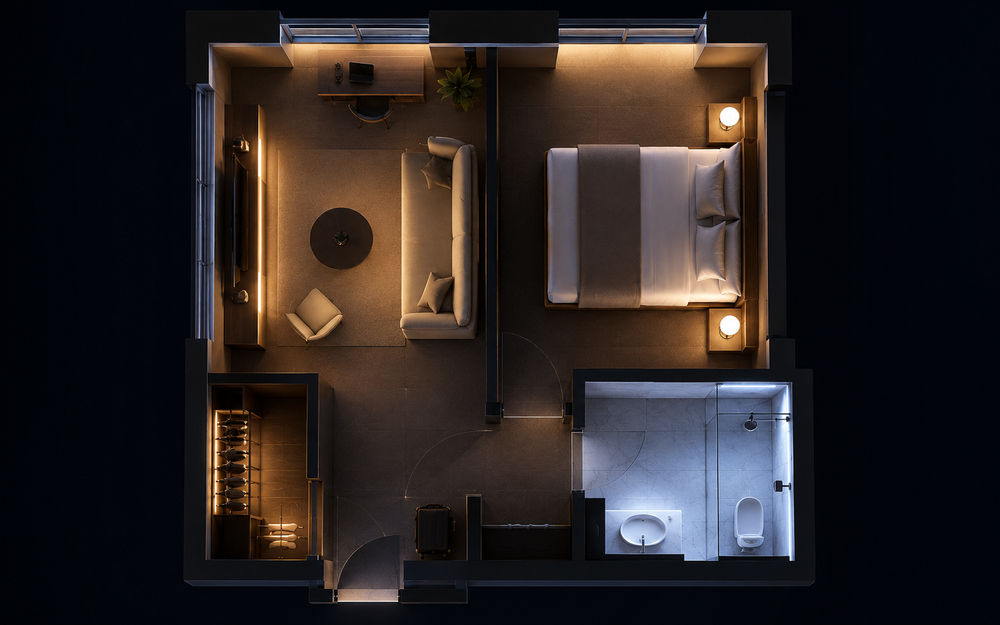
#> input picture docs/design/grms-concept/render-type1.png, 1000 x 625 px, shrunk from 1586 x 992 before the run
$ python bake_dark_plate.py render-type1.png render-type1-off.png
#> lines starting #> are read from the running program, lines starting #| are printed output that depends on the picture; after the words box and inside, x2 and y2 are one past the last pixel; in counts of white or black regions, pixels touching at a corner belong together
#!/usr/bin/env python3
"""
Печёт кадр «свет выключен» ИЗ светлого рендера — попиксельно совмещённый с ним.

Зачем: два отдельно сгенерированных рендера (со светом и без) не совмещаются —
на реальных кадрах габариты комнаты разошлись примерно на 21%, мебель двоится.
Кадр, посчитанный из светлого, совпадает с ним всегда и по построению.

Как это работает: сильное размытие яркости даёт оценку запечённого в кадр света;
деление на неё оставляет материал (альбедо) почти без световых пятен. Дальше
материал заново «освещается» плоским холодным светом — получается ночная комната,
а не затонированная дневная.

    pip install pillow numpy --break-system-packages -q
    python3 bake_dark_plate.py render-type1.png render-type1-off.png

Параметры подгоняются под конкретный рендер:
    --exposure   общая яркость ночного кадра (по умолчанию 0.30)
    --desat      обесцвечивание, 0..1 (0.80)
    --tint       холодный тон, три числа (0.55 0.66 0.95)
    --sigma      радиус оценки света в пикселях (70)
"""
import argparse
import numpy as np
from PIL import Image, ImageFilter

LUMA = np.array([0.2126, 0.7152, 0.0722], np.float32)

ap = argparse.ArgumentParser()
ap.add_argument("src")
ap.add_argument("dst")
ap.add_argument("--exposure", type=float, default=0.30)
ap.add_argument("--desat", type=float, default=0.80)
ap.add_argument("--tint", type=float, nargs=3, default=[0.55, 0.66, 0.95])
ap.add_argument("--sigma", type=float, default=70)
ap.add_argument("--no-extinguish", action="store_true",
                help="не гасить сами светильники (по умолчанию гасим)")
a = ap.parse_args()

img = Image.open(a.src).convert("RGB")
#> img is the input picture: PIL image 1000x625 RGB; mean R, G, B 41.1, 34.9, 34
rgb = np.array(img).astype(np.float32) / 255.0
lum = rgb @ LUMA
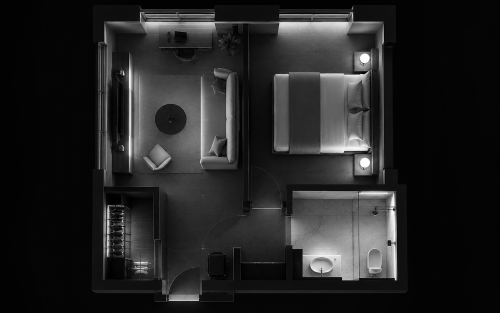
#> lum: shape (625, 1000) float32 (shown at 1/2 size); min 0, max 1, mean 0.142

# оценка запечённого света
blur = Image.fromarray((np.clip(lum, 0, 1) * 255).astype("uint8")).filter(
    ImageFilter.GaussianBlur(a.sigma)
)
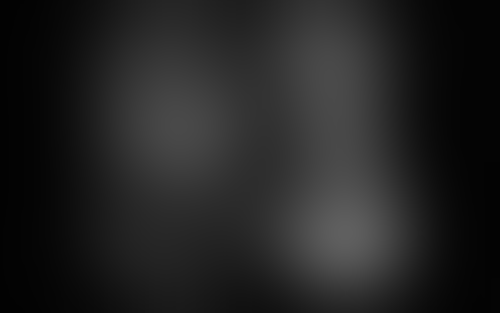
#> blur: PIL image 1000x625 L (shown at 1/2 size); min 2, max 95, mean 34.4
light = np.array(blur).astype(np.float32) / 255.0

# материал без световых пятен
albedo = np.clip(rgb / (light[..., None] + 0.10), 0, 1.6)
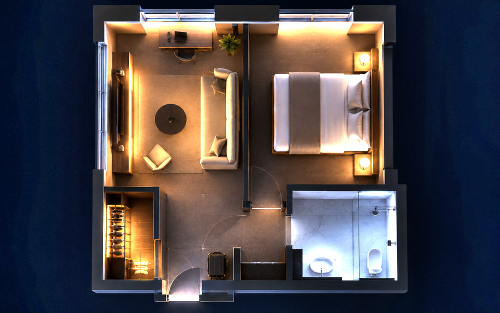
#> albedo: shape (625, 1000, 3) float32 (shown at 1/2 size); mean R, G, B 0.475, 0.438, 0.461; drawn with min black and max white

# ночь: обесцветить и заново осветить плоским холодным светом
gray = np.repeat((albedo @ LUMA)[..., None], 3, axis=2)
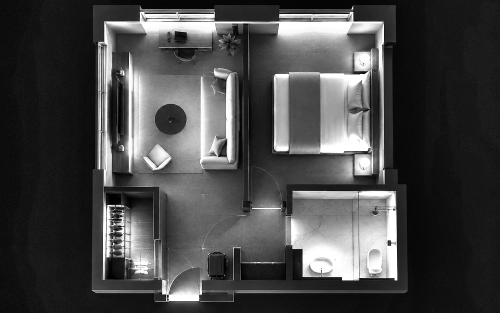
#> gray: shape (625, 1000, 3) float32 (shown at 1/2 size); min 0, max 1.6, mean 0.448; drawn with min black and max white
out = (gray * a.desat + albedo * (1 - a.desat)) * np.array(a.tint, np.float32) * a.exposure

# Гасим САМИ ИСТОЧНИКИ. Деление на освещённость убирает разлив света, но не может
# выключить лампу: её пиксели ярки собственным свечением, и материал читается как белый.
# Поэтому светильники и светодиодные ленты остаются «включёнными» на ночном кадре.
# Находим яркие тёплые области и заменяем их размытым окружением ночного кадра.
if not a.no_extinguish:
    warm = rgb[:, :, 0] - rgb[:, :, 2]
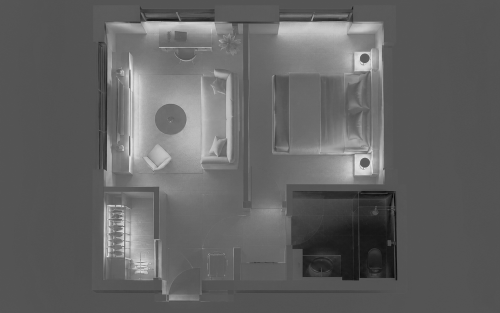
#> warm: shape (625, 1000) float32 (shown at 1/2 size); min -0.369, max 0.655, mean 0.0277; drawn with min black and max white
    emitters = ((lum > 0.62) & (warm > 0.06)) | (lum > 0.85)
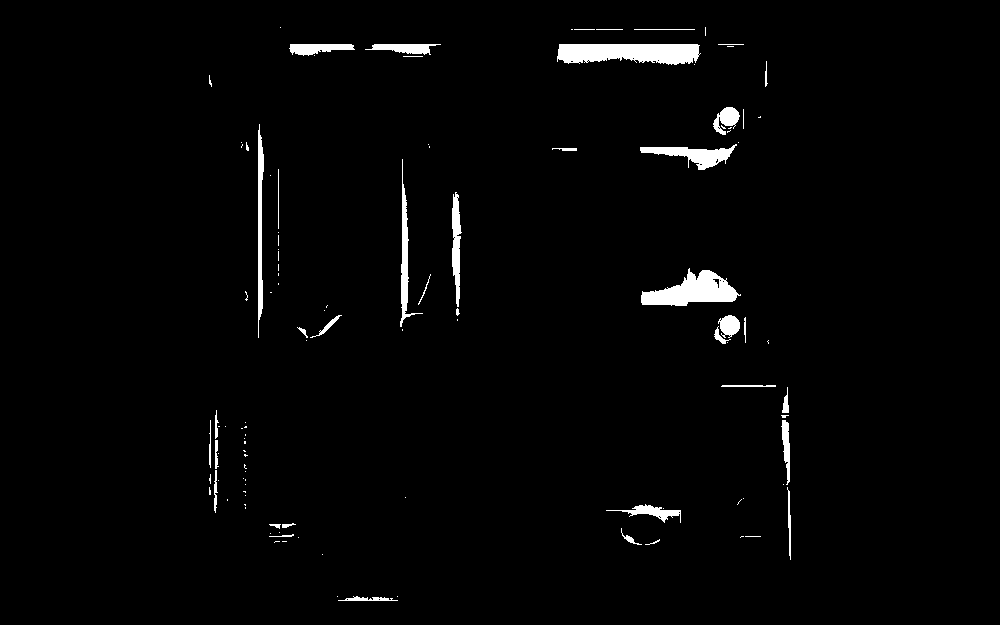
#> emitters: shape (625, 1000) bool; 2% white; 114 white regions (74 under 20 px), largest, box (x1, y1, x2, y2) and area: (557, 44, 701, 65) 2489, (641, 268, 741, 306) 2043, (640, 144, 737, 170) 1033
    mask = Image.fromarray((emitters * 255).astype("uint8"))
    mask = mask.filter(ImageFilter.MaxFilter(9)).filter(ImageFilter.GaussianBlur(6))
    alpha = (np.array(mask).astype(np.float32) / 255.0)[..., None]
    around = Image.fromarray((np.clip(out, 0, 1) * 255).astype("uint8"))
    around = np.array(around.filter(ImageFilter.GaussianBlur(28))).astype(np.float32) / 255.0
#> around: shape (625, 1000, 3) float32
    out = out * (1 - alpha) + around * 0.75 * alpha
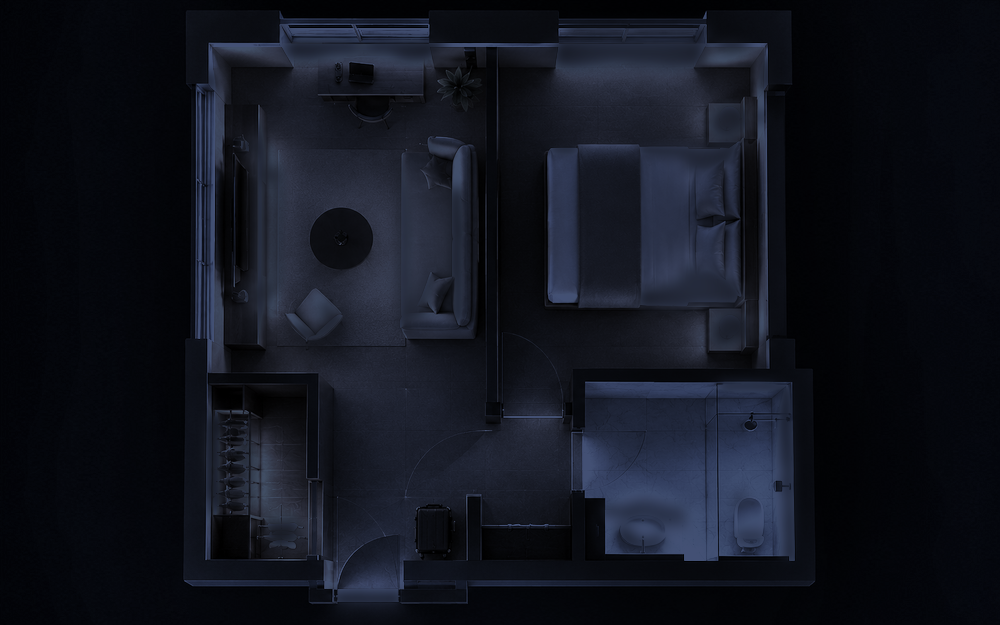
#> out: shape (625, 1000, 3) float32; mean R, G, B 0.069, 0.0814, 0.119

Image.fromarray((np.clip(out, 0, 1) * 255).astype("uint8")).save(a.dst)
print(f"готово: {a.dst} ({img.size[0]}×{img.size[1]}, совмещён с {a.src} попиксельно)")
#| готово: render-type1-off.png (1000×625, совмещён с render-type1.png попиксельно)

$ run again, with docs/design/grms-concept/item-card-reference.png copied over docs/design/grms-concept/render-type1.png
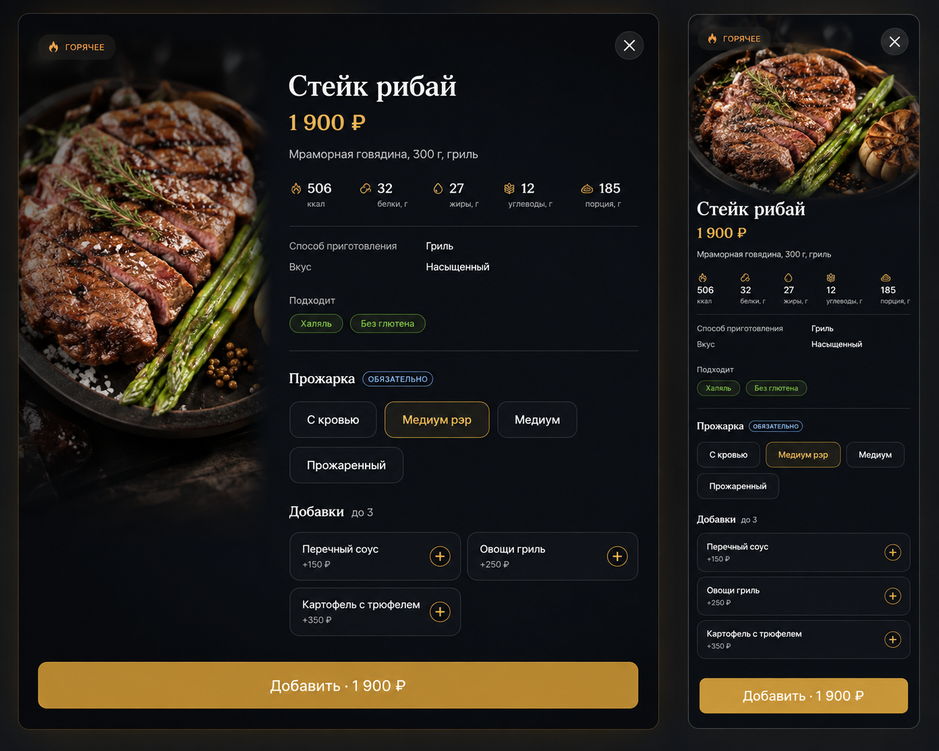
#> input picture docs/design/grms-concept/item-card-reference.png, 939 x 751 px, shrunk from 1402 x 1122 before the run
#> img is the input picture: PIL image 939x751 RGB; mean R, G, B 37, 32.4, 27.2
#> `emitters = ((lum > 0.62) & (warm > 0.06)) | (lum > 0.85)`:
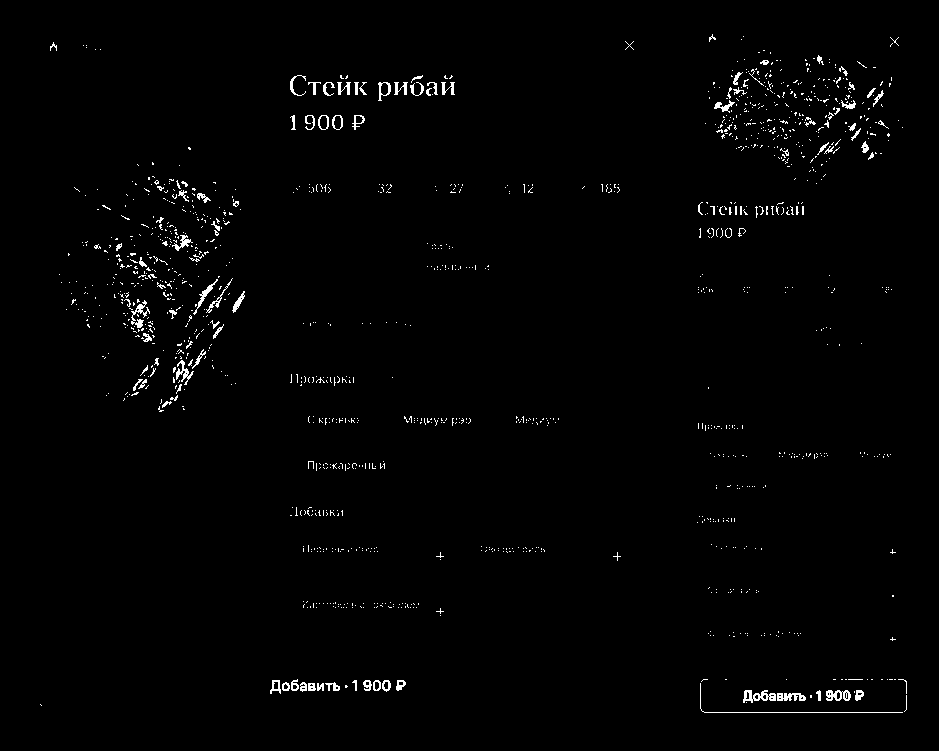
#> emitters: shape (751, 939) bool; 1.3% white in thin lines or dots, all inside (x1, y1, x2, y2) = (40, 34, 907, 713)
#> `out = out * (1 - alpha) + around * 0.75 * alpha`:
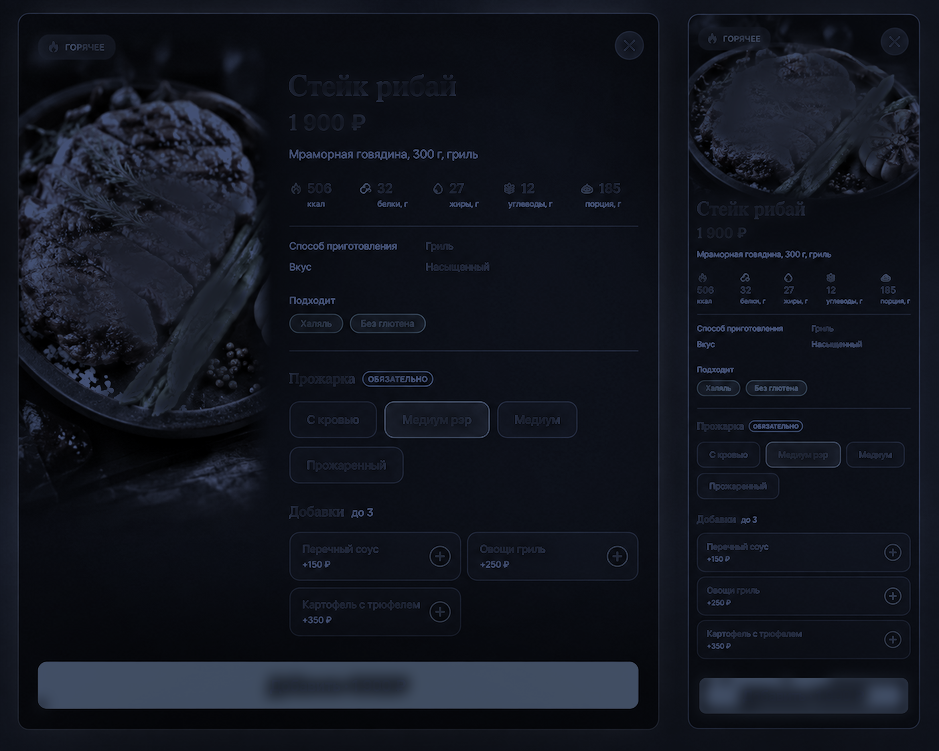
#> out: shape (751, 939, 3) float32; mean R, G, B 0.0723, 0.0867, 0.124
#| готово: render-type1-off.png (939×751, совмещён с render-type1.png попиксельно)

$ run again, with docs/design/grms-concept/room-screen-reference-v2.png copied over docs/design/grms-concept/render-type1.png
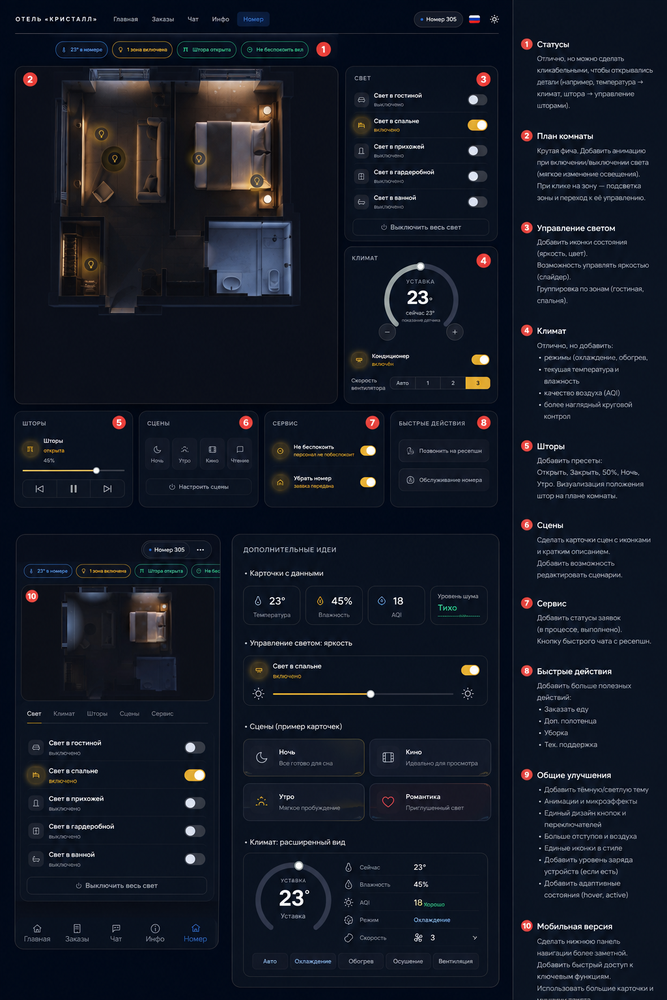
#> input picture docs/design/grms-concept/room-screen-reference-v2.png, 667 x 1000 px, shrunk from 1024 x 1536 before the run
#> img is the input picture: PIL image 667x1000 RGB; mean R, G, B 19.5, 25.1, 36.8
#> `emitters = ((lum > 0.62) & (warm > 0.06)) | (lum > 0.85)`:
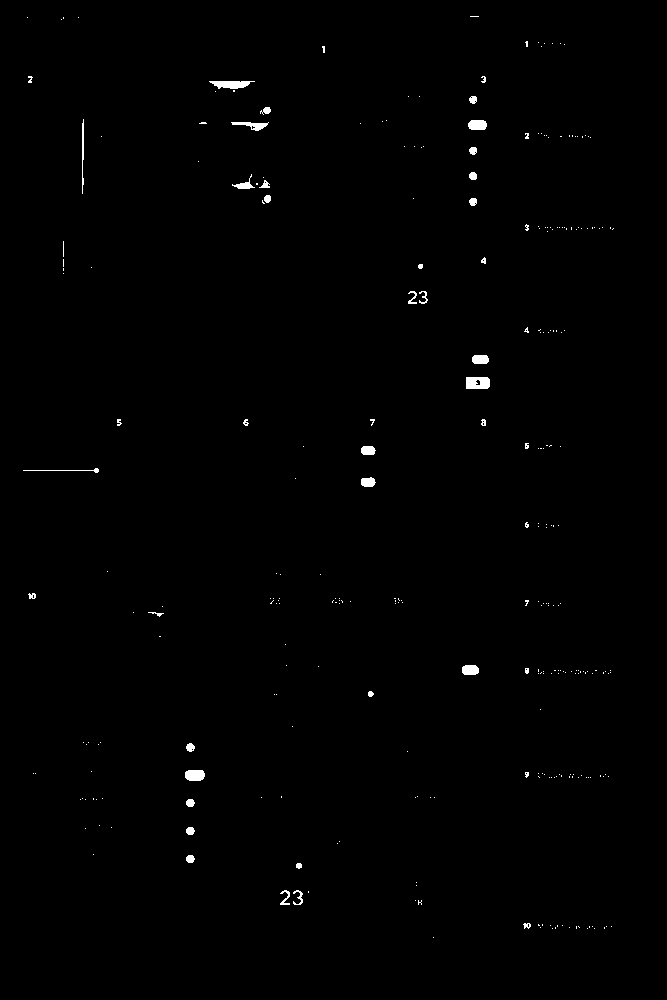
#> emitters: shape (1000, 667) bool; 0.54% white; 292 white regions (251 under 20 px), largest, box (x1, y1, x2, y2) and area: (466, 377, 490, 389) 267, (209, 81, 255, 89) 255, (185, 770, 205, 781) 197
#> `Image.fromarray((np.clip(out, 0, 1) * 255).astype("uint8")).save(a.dst)`:
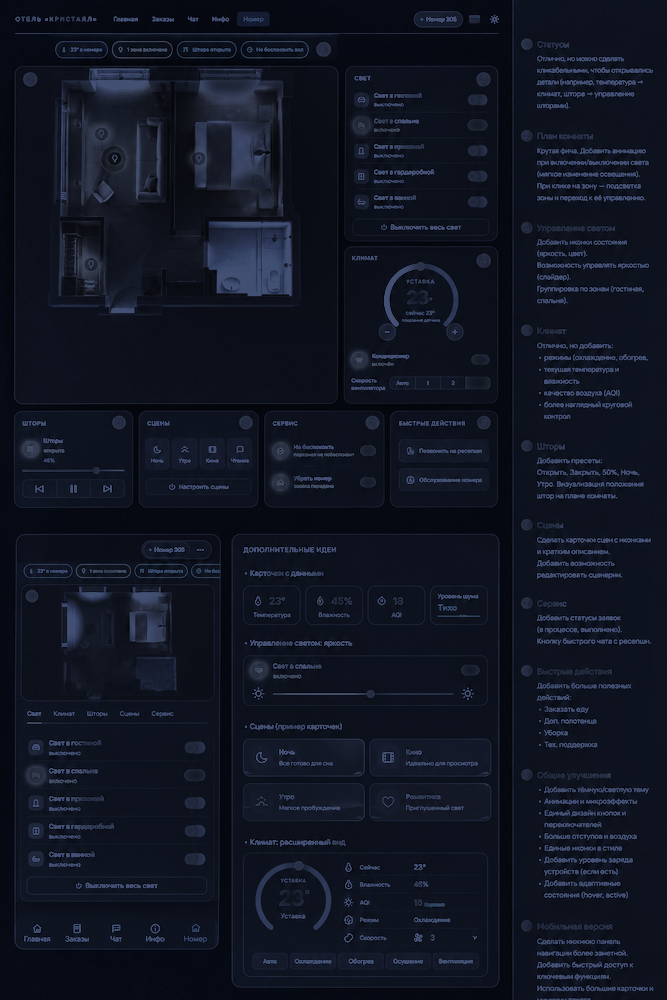
#> saved as render-type1-off.png: PIL image 667x1000 RGB; mean R, G, B 16.9, 21.7, 35
#| готово: render-type1-off.png (667×1000, совмещён с render-type1.png попиксельно)
